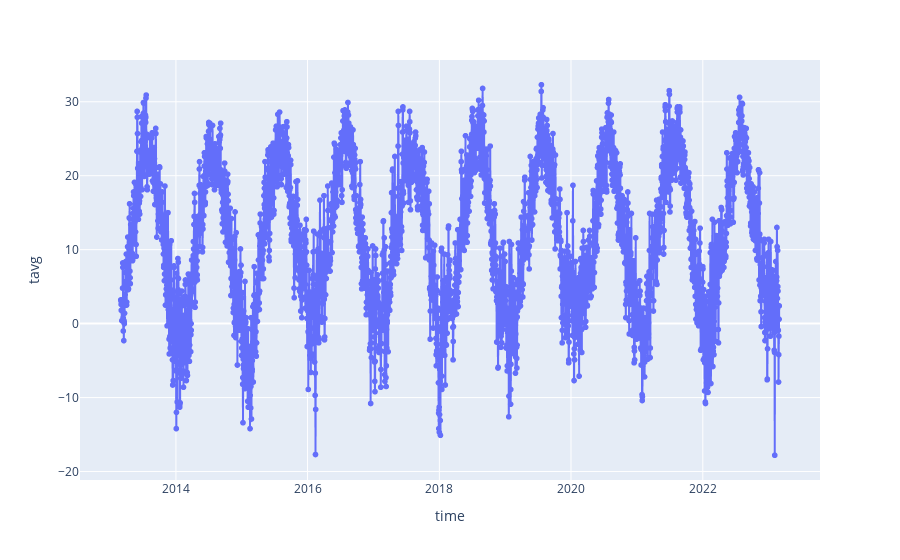

Notebook cell for this chart:
### Code cell
time_line = px.line(boston_df, x='time', y='tavg', markers=True)
time_line.show()

### Figure 1 — Plotly figure (JSON) as saved in the notebook; plotly's stock layout.template omitted (floating-point values rounded to 4 significant figures; data arrays with more than 128 entries replaced by an {"elided": "..."} marker saying what was removed)
{"data": [{"hovertemplate": "time=%{x}<br>tavg=%{y}<extra></extra>", "legendgroup": "", "line": {"color": "#636efa", "dash": "solid"}, "marker": {"symbol": "circle"}, "mode": "lines+markers", "name": "", "showlegend": false, "type": "scattergl", "x": {"elided": "3653 str values"}, "xaxis": "x", "y": {"elided": "3653 float values"}, "yaxis": "y"}], "layout": {"legend": {"tracegroupgap": 0}, "margin": {"t": 60}, "xaxis": {"anchor": "y", "domain": [0, 1], "title": {"text": "time"}}, "yaxis": {"anchor": "x", "domain": [0, 1], "title": {"text": "tavg"}}}}
